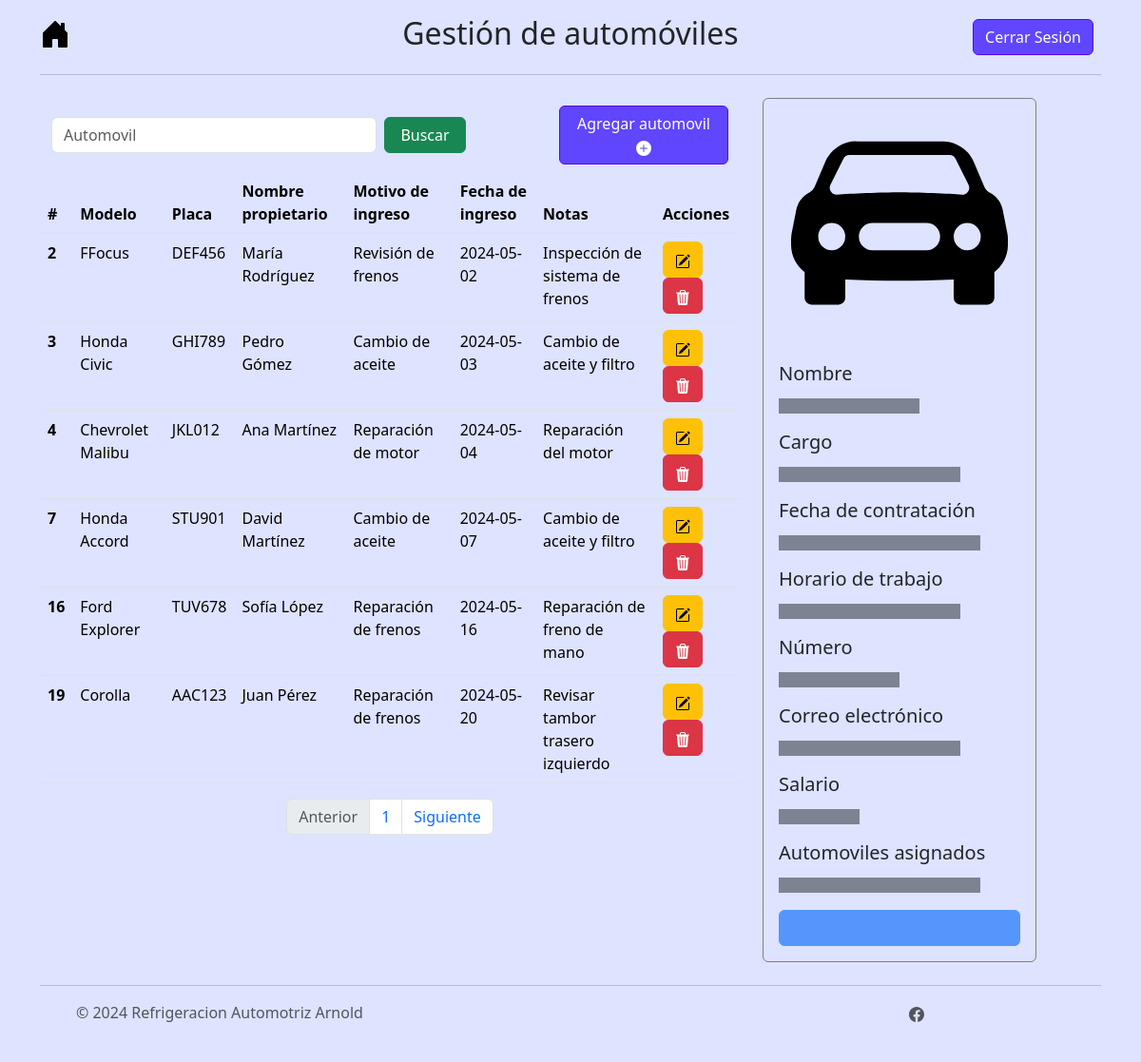
The app's page /menu/automoviles/page (signed in), older data.
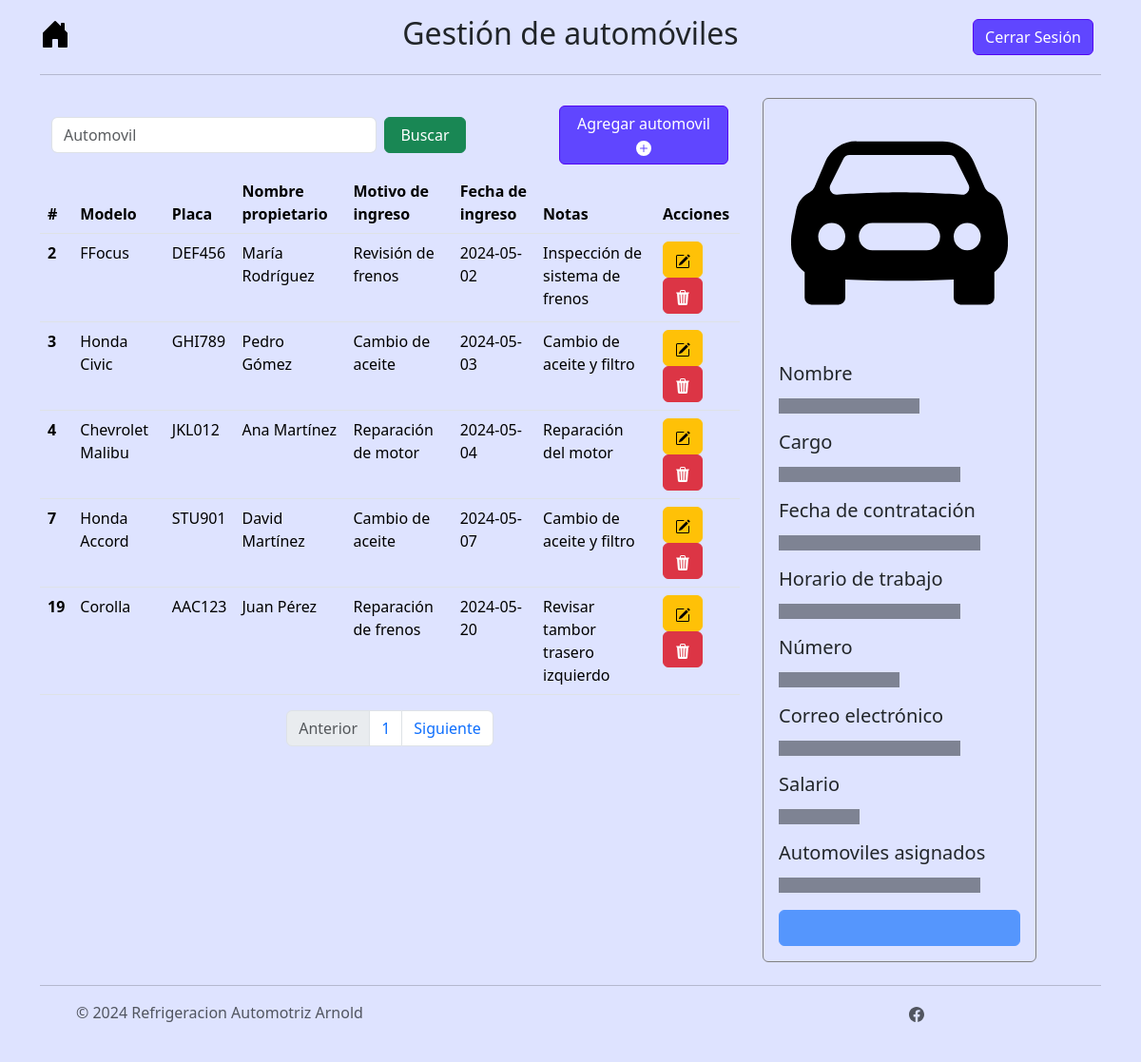
The same page, newer data.
### tables this page shows
CREATE TABLE automoviles (id_automovil INTEGER PRIMARY KEY AUTOINCREMENT NOT NULL, marca TEXT NOT NULL, modelo TEXT NOT NULL, placa TEXT UNIQUE NOT NULL, motivo_ingreso TEXT (150) NOT NULL, fecha_ingreso DATE NOT NULL, notas TEXT (255), estado TEXT NOT NULL DEFAULT "En espera", alta INTEGER DEFAULT (0) NOT NULL, nombre_propietario TEXT NOT NULL, telefono_propietario TEXT NOT NULL, correo_propietario TEXT NOT NULL, activo INTEGER NOT NULL DEFAULT (1), fecha_egreso TEXT, costo_total INTEGER, piezas_usadas TEXT, costo_mano_obra INTEGER);

### controller/automovil_controller.py (the view)
@app.route("/menu/automoviles")
@app.route("/menu/automoviles/page")
@app.route("/menu/automoviles/page/<int:page>")
@login_required
def menu_automoviles(page=1):
    rows = select_automovil_db(page)
    return render_template('menu_automoviles.html', data=rows)

### controller/login_controller.py (called while the page is built)
@login_manager.user_loader
def load_user(user_id):
    return db.get_or_404(Users, user_id)

### model/automovil_model.py (called while the page is built)
def select_automovil_db(page):
    limit=10
    start = limit * (page - 1)
    activo = 1
    alta = 0
    try:
        conn = sqlite3.connect("instance/arnold_autorefrigeraciones.db")
        c = conn.cursor()
        c.execute("SELECT * FROM automoviles WHERE activo = ? AND alta = ? LIMIT ?, ?", (activo, alta, start, limit))
        myresult = c.fetchall()
        insertObject = []
        columnNames = [column[0] for column in c.description]
        for record in myresult:
            insertObject.append(dict(zip(columnNames, record)))
        count = contar_automoviles_activos_db()
        total_pages = ceil(int(count) / int(limit))
        conn.close()
        return [insertObject, total_pages]
    except sqlite3.Error as e:
        print("Error:", e)
        return None

### templates/menu_automoviles.html (shortened to what the changed rows need)
{% extends 'base.html' %}
{% block styling %}
  {{ super() }}
  <link href="https://cdn.jsdelivr.net/npm/bootstrap-datepicker@1.9.0/dist/css/bootstrap-datepicker.min.css" rel="stylesheet">
  <link rel="stylesheet" href="/static/css/styles.css">
{% endblock %}
{% block nombre_menu %}Gestión de automóviles{% endblock %}
{% block content %}
<div class="container parent">
  <div class="row">
    <div class="col-lg-8 child">
    <div class="table-responsive bg-custom">
      <table class="table table-hover" id="tabla_automoviles">
        <thead class="thead-dark">
          <tr>
            <th scope="col">#</th>
            <th scope="col">Modelo</th>
            <th scope="col">Placa</th>
            <th scope="col">Nombre propietario</th>
            <th scope="col">Motivo de ingreso</th>
            <th scope="col">Fecha de ingreso</th>
            <th scope="col">Notas</th>
            <th scope="col">Acciones</th>
          </tr>
        </thead>
        <tbody>
          {% for automovil in data[0] %}
            <tr>
              <th>{{ automovil.id_automovil }}</th>
              <td>{{ automovil.modelo }}</td>
              <td>{{ automovil.placa}}</td>
              <td>{{ automovil.nombre_propietario }}</td>
              <td>{{ automovil.motivo_ingreso }}</td>
              <td>{{ automovil.fecha_ingreso }}</td>
              <td>{{ automovil.notas }}</td>
              <td>
                <button type="button" class="btn btn-warning" data-bs-toggle="modal" data-bs-target="#modal_update{{automovil.id_automovil}}">
                </button>
                <button type="button" class="btn btn-danger" data-bs-toggle="modal" data-bs-target="#modal_delete{{automovil.id_automovil}}">
                </button>
              </td>
            </tr>
          {% endfor %}
          </tbody>
        </table>
      </div>
      <nav aria-label="Page navigation example">
        <ul class="pagination justify-content-center">
          {% for i in range(data[1]) %}
            <li class="page-item"><a class="page-link" href="{{url_for('menu_automoviles', page=i+1)}}">{{i+1}}</a></li>
          {% endfor %}
        </ul>
      </nav>
    </div>
  </div>
</div>
{% endblock %}

Row changes from the older to the newer data that the page shows:
no longer on this page (row edited): automoviles: id_automovil "16", modelo "Ford Explorer", placa "TUV678", nombre_propietario "Sofía López", motivo_ingreso "Reparación de frenos", fecha_ingreso "2024-05-16", notas "Reparación de freno de mano"
